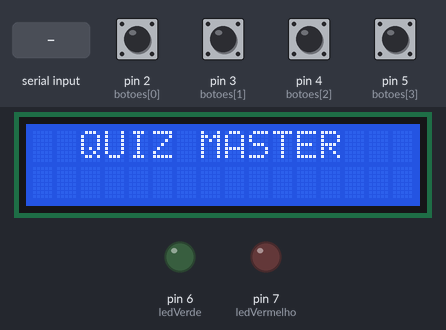
A sketch run on a simulated Arduino Uno, built with avr-gcc and run on an emulated ATmega328P. Shown: 16×2 character LCD, output pins drawn as LEDs (lit = HIGH). The inputs (shaded band) are chosen by the test bench; at power-on: pin 2 (botoes[0]), pin 3 (botoes[1]), pin 4 (botoes[2]), pin 5 (botoes[3]) LOW. What the sketch prints to the serial monitor is not drawn.

Above: at 3.1 s.
At 15.4 s:
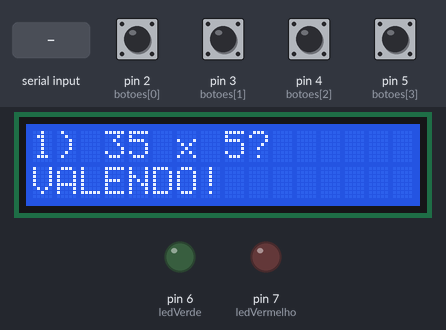
15.5 s: pin 2 (botoes[0]) pulled HIGH for 0.15 s
At 16.7 s:
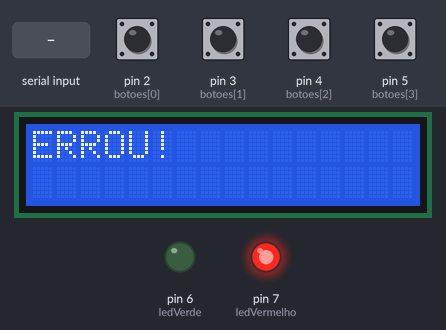
21.6 s: "r\n" received over Serial
24.6 s: pin 5 (botoes[3]) pulled HIGH for 1 s
At 26.5 s:
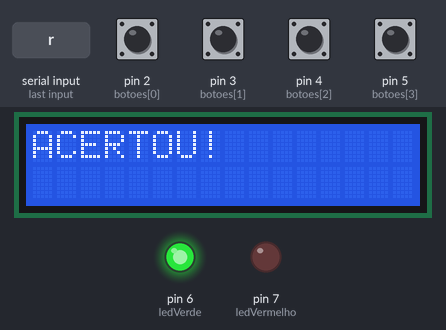
Timing chart, 0 to 28.3 s (numbered marks = the images above; inputs shaded):
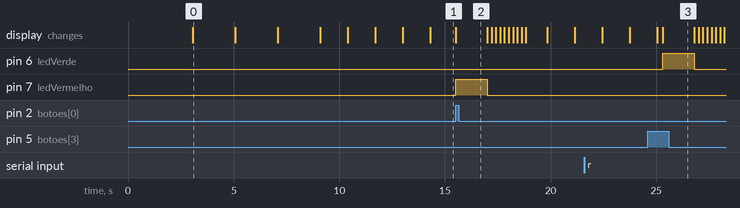

The sketch:

quiz.ino
```cpp
#include <LiquidCrystal.h>
#include <EEPROM.h>

const int addrRecordeA= 0;
const int addrRecordeB = 1;
int recordeA = 0;
int recordeB = 0;

// RS=12, E=11, D4=10, D5=9, D6=8, D7=A0
LiquidCrystal lcd(12, 11, 10, 9, 8, A0);

const int ledVerde = 6;
const int ledVermelho = 7;
const int botoes[] = {2, 3, 4, 5};

int pontosA = 0, pontosB = 0, perguntaAtual = 0, jogadorAtual = 0;

// Gabarito (0=A, 1=B, 2=C, 3=D)
int gabarito[] = {
  2, 3, 1, 3, 1, 1, 0, 2, 3, 0, // Jogador A (Respostas 1-10)
  1, 2, 0, 3, 1, 2, 0, 1, 3, 1  // Jogador B (Respostas 1-10)
};

void setup() {
  Serial.begin(9600);
  lcd.begin(16, 2);
  pinMode(ledVerde, OUTPUT);
  pinMode(ledVermelho, OUTPUT);
  for(int i = 0; i < 4; i++) pinMode(botoes[i], INPUT);

  recordeA = EEPROM.read(addrRecordeA);
  recordeB = EEPROM.read(addrRecordeB);

  lcd.clear();
  lcd.setCursor(0,0);
  lcd.print(F("REC A:")); lcd.print(recordeA);
  lcd.setCursor(0,1);
  lcd.print(F("REC B:")); lcd.print(recordeB);
  delay(3000);

  lcd.clear();
  lcd.println(F("  QUIZ MASTER  "));
  delay(2000);


  mostrarJogador();
  proximaPergunta();


}

void loop() {
  if (perguntaAtual < 20) {
    for(int i = 0; i < 4; i++) {
      if(digitalRead(botoes[i]) == HIGH) {
        Serial.print(F("Jogador "));
        Serial.print(jogadorAtual == 0 ? 'A' : 'B');
        Serial.print(F(" escolheu opcao "));
        Serial.println(i);
        verificarResposta(i);
        while(digitalRead(botoes[i]) == HIGH);
        delay(250);
      }
    }
  }

  if (Serial.available() > 0) {
    char cmd = Serial.read();
    if (cmd == 'r') {
      pontosA = pontosB = 0;
      perguntaAtual = 0;
      jogadorAtual = 0;
      mostrarJogador();
      proximaPergunta();
      Serial.println(F("Jogo reiniciado pelo Serial"));
    }
  }
}

void mostrarJogador() {
  lcd.clear();
  lcd.setCursor(0,0);
  lcd.print(jogadorAtual == 0 ? F("TURNO: JOGADOR A") : F("TURNO: JOGADOR B"));
  delay(2000);
}

void rolarPergunta(String texto) {
  lcd.clear();
  if (texto.length() <= 16) {
    lcd.print(texto);
    delay(2000);
  } else {
    for (int pos = 0; pos <= texto.length() - 16; pos++) {
      lcd.setCursor(0, 0);
      lcd.print(texto.substring(pos, pos + 16));
      delay(200);
    }
    delay(800);
  }
  lcd.setCursor(0, 0);
  lcd.print(F("                "));
  lcd.setCursor(0, 0);
  lcd.print(texto.substring(0, 16));
}

void exibirAlternativas(String a, String b, String c, String d) {
  String opcoes[] = {"A) " + a, "B) " + b, "C) " + c, "D) " + d};
  for(int i = 0; i < 4; i++) {
    lcd.setCursor(0, 1);
    lcd.print(F("                "));
    lcd.setCursor(0, 1);
    lcd.print(opcoes[i]);
    delay(1300);
  }
  lcd.setCursor(0, 1);
  lcd.print(F("VALENDO!        "));
}

void proximaPergunta() {
  // --- JOGADOR A (Perguntas 1 a 10) ---
  if(perguntaAtual == 0) { rolarPergunta(F("1) 35 x 5?")); exibirAlternativas("150", "165", "175", "185"); }
  else if(perguntaAtual == 1) { rolarPergunta(F("2) Lados de um icosaedro?")); exibirAlternativas("12", "15", "18", "20"); }
  else if(perguntaAtual == 2) { rolarPergunta(F("3) Quantos planetas tem o sist. solar?")); exibirAlternativas("7", "8", "9", "10"); }
  else if(perguntaAtual == 3) { rolarPergunta(F("4) Existem quantos bits em um byte?")); exibirAlternativas("2", "4", "6", "8"); }
  else if(perguntaAtual == 4) { rolarPergunta(F("5) Qual o maior Oceano?")); exibirAlternativas("Atlanttico", "Pacifico", "Indico", "Artico"); }
  else if(perguntaAtual == 5) { rolarPergunta(F("6) Segundo presidente do Brasil?")); exibirAlternativas("Deodoro", "Floriano", "Prudente", "Vargas"); }
  else if(perguntaAtual == 6) { rolarPergunta(F("7) Simbolo do Itrio?")); exibirAlternativas("Y", "It", "Ir", "Yo"); }
  else if(perguntaAtual == 7) { rolarPergunta(F("8) Pais com mais fusos horarios?")); exibirAlternativas("Russia", "EUA", "Franca", "China"); }
  else if(perguntaAtual == 8) { rolarPergunta(F("9) Continente mais perto do Polo Sul?")); exibirAlternativas("Africa", "Oceania", "Asia", "America"); }
  else if(perguntaAtual == 9) { rolarPergunta(F("10) Artista que pintou 'O Semeador'?")); exibirAlternativas("Van Gogh", "Monet", "Picasso", "Dali"); }

  // --- JOGADOR B (Perguntas 1 a 10 reiniciadas) ---
  else if(perguntaAtual == 10) { rolarPergunta(F("1) Quantos segundos ha em 1 min?")); exibirAlternativas("30", "60", "100", "120"); }
  else if(perguntaAtual == 11) { rolarPergunta(F("2) Azul + Amarelo?")); exibirAlternativas("Roxo", "Laranja", "Verde", "Marrom"); }
  else if(perguntaAtual == 12) { rolarPergunta(F("3) Qual a capital da Australia?")); exibirAlternativas("Camberra", "Sydney", "Melbourne", "Perth"); }
  else if(perguntaAtual == 13) { rolarPergunta(F("4) Numero de elementos da tabela periodica?")); exibirAlternativas("108", "112", "115", "118"); }
  else if(perguntaAtual == 14) { rolarPergunta(F("5) Simbolo do Tungstenio?")); exibirAlternativas("Tu", "W", "Tn", "Tg"); }
  else if(perguntaAtual == 15) { rolarPergunta(F("6) Montanha mais alta fora da Asia?")); exibirAlternativas("Everest", "K2", "Aconcagua", "Kilimanjaro"); }
  else if(perguntaAtual == 16) { rolarPergunta(F("7) Inicio da Primeira Guerra?")); exibirAlternativas("1914", "1918", "1939", "1945"); }
  else if(perguntaAtual == 17) { rolarPergunta(F("8) Autor de Dom Casmurro?")); exibirAlternativas("Eca Queiroz", "M. de Assis", "Jorge Amado", "Guim. Rosa"); }
  else if(perguntaAtual == 18) { rolarPergunta(F("9) Substancia mais dura?")); exibirAlternativas("Aco", "Grafite", "Quartzo", "Diamante"); }
  else if(perguntaAtual == 19) { rolarPergunta(F("10) Osso humano que nao se conecta a nenhum outro?")); exibirAlternativas("Femur", "Hioide", "Atlas", "Estribo"); }
}

void verificarResposta(int escolha) {
  lcd.clear();
  if(escolha == gabarito[perguntaAtual]) {
    digitalWrite(ledVerde, HIGH);
    lcd.print(F("ACERTOU!"));
    if(jogadorAtual == 0) pontosA++; else pontosB++;
    delay(1500);
    digitalWrite(ledVerde, LOW);
  } else {
    digitalWrite(ledVermelho, HIGH);
    lcd.print(F("ERROU!"));
    delay(1500);
    digitalWrite(ledVermelho, LOW);
  }

  perguntaAtual++;
  if(perguntaAtual == 10 && jogadorAtual == 0) {
    lcd.clear();
    lcd.print(F("FIM TURNO A: ")); lcd.print(pontosA);
    delay(3000);
    jogadorAtual = 1;
    mostrarJogador();
  }

  if(perguntaAtual < 20) proximaPergunta();
  else finalizarJogo();
}

void salvarRecordes() {
  if (pontosA > recordeA){
    recordeA = pontosA;
    EEPROM.write(addrRecordeA, recordeA);
  }
  if (pontosB > recordeB){
    recordeB = pontosB;
    EEPROM.write(addrRecordeB, recordeB);
  }
}

void finalizarJogo() {
  salvarRecordes();
  lcd.clear();
  lcd.print(F("J-A:")); lcd.print(pontosA);
  lcd.print(F(" | J-B:")); lcd.print(pontosB);
  lcd.setCursor(0,1);
  if(pontosA > pontosB) lcd.print(F("VENCEU: J-A"));
  else if(pontosB > pontosA) lcd.print(F("VENCEU: J-B"));
  else lcd.print(F("EMPATE!"));
}
```

Measured:
- after the input at 15.5 s, pin 7 (ledVermelho): LOW → HIGH at once, → LOW 1.5 s later; the display: changes at once (image 2)
- after the input at 24.6 s, pin 6 (ledVerde): LOW → HIGH after 0.70 s, → LOW 1.5 s later; the display: first differs from a run without the input after 0.70 s (image 3)
- what the display in image 0 shows lasts 2.0 s, from 3.1 s to 5.1 s
